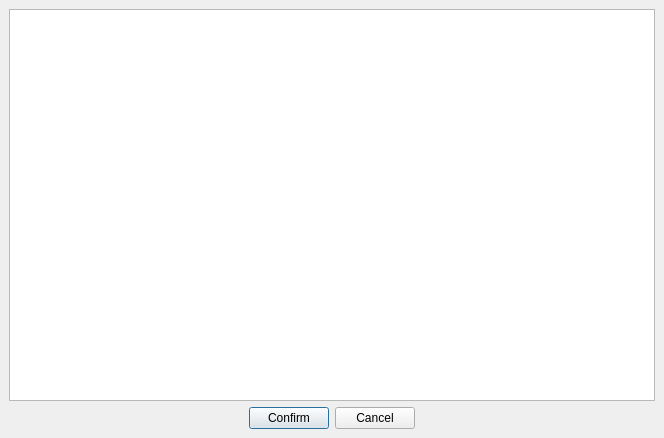
<?xml version="1.0" encoding="UTF-8"?>
<ui version="4.0">
 <class>SlotChooseDialog</class>
 <widget class="QDialog" name="SlotChooseDialog">
  <property name="geometry">
   <rect>
    <x>0</x>
    <y>0</y>
    <width>664</width>
    <height>438</height>
   </rect>
  </property>
  <property name="windowTitle">
   <string>Node Path Choose</string>
  </property>
  <layout class="QVBoxLayout" name="verticalLayout">
   <property name="leftMargin">
    <number>9</number>
   </property>
   <property name="topMargin">
    <number>9</number>
   </property>
   <property name="rightMargin">
    <number>9</number>
   </property>
   <property name="bottomMargin">
    <number>9</number>
   </property>
   <item>
    <widget class="QTreeWidget" name="m_treeWidget">
     <property name="headerHidden">
      <bool>true</bool>
     </property>
     <column>
      <property name="text">
       <string notr="true">1</string>
      </property>
     </column>
    </widget>
   </item>
   <item>
    <layout class="QHBoxLayout" name="horizontalLayout">
     <item>
      <spacer name="horizontalSpacer">
       <property name="orientation">
        <enum>Qt::Horizontal</enum>
       </property>
       <property name="sizeHint" stdset="0">
        <size>
         <width>40</width>
         <height>20</height>
        </size>
       </property>
      </spacer>
     </item>
     <item>
      <widget class="QPushButton" name="m_ok">
       <property name="text">
        <string>Confirm</string>
       </property>
      </widget>
     </item>
     <item>
      <widget class="QPushButton" name="m_cancel">
       <property name="text">
        <string>Cancel</string>
       </property>
      </widget>
     </item>
     <item>
      <spacer name="horizontalSpacer_2">
       <property name="orientation">
        <enum>Qt::Horizontal</enum>
       </property>
       <property name="sizeHint" stdset="0">
        <size>
         <width>40</width>
         <height>20</height>
        </size>
       </property>
      </spacer>
     </item>
    </layout>
   </item>
  </layout>
 </widget>
 <resources/>
 <connections>
  <connection>
   <sender>m_ok</sender>
   <signal>clicked()</signal>
   <receiver>SlotChooseDialog</receiver>
   <slot>accept()</slot>
   <hints>
    <hint type="sourcelabel">
     <x>182</x>
     <y>302</y>
    </hint>
    <hint type="destinationlabel">
     <x>257</x>
     <y>300</y>
    </hint>
   </hints>
  </connection>
  <connection>
   <sender>m_cancel</sender>
   <signal>clicked()</signal>
   <receiver>SlotChooseDialog</receiver>
   <slot>reject()</slot>
   <hints>
    <hint type="sourcelabel">
     <x>81</x>
     <y>299</y>
    </hint>
    <hint type="destinationlabel">
     <x>16</x>
     <y>299</y>
    </hint>
   </hints>
  </connection>
 </connections>
</ui>
